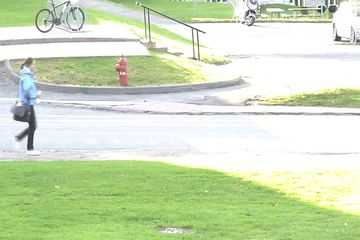
#> input picture images/A/1.jpg, 360 x 240 px, given in place of A1.jpg, which was not available
$ python brighten_images.py --source_path ../images/A --destination_path out
#> lines starting #> are read from the running program, lines starting #| are printed output that depends on the picture
from tqdm import tqdm
import cv2
import os
import argparse


parser = argparse.ArgumentParser()
parser.add_argument('-s', "--source_path", type=str, required=True, help="path of the directory with images")
parser.add_argument('-d', "--destination_path", type=str, required=True, help="path of the destination directory")
args = parser.parse_args()


def brighten_images(source_path, destination_path):
#> called with source_path = '../images/A', destination_path = 'out'
    if not os.path.exists(destination_path):
        os.mkdir(destination_path)

    img_names = [file for file in os.listdir(source_path) if not file.startswith(".")]
    for name in tqdm(img_names):
        img = cv2.imread(source_path+name)
#> img is the input picture: shape (240, 360, 3); mean B, G, R 187.7, 221.5, 206.6
        new_img = 85 * img
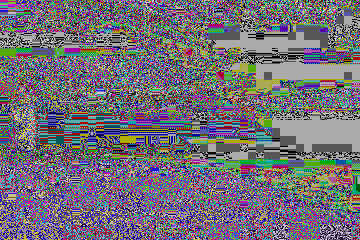
#> new_img: shape (240, 360, 3); mean B, G, R 118.6, 109.3, 112.8
        cv2.imwrite(destination_path+name, new_img)
#> pass 2 of the loop in brighten_images, `for name in tqdm(img_names):`:
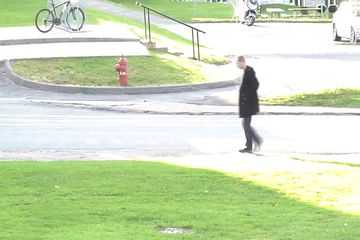
#> input picture images/A/2.jpg, 360 x 240 px, given in place of A2.jpg, which was not available
#> in brighten_images, img is the input picture: shape (240, 360, 3); mean B, G, R 186, 220.3, 205.3
#> in brighten_images, `new_img = 85 * img`:
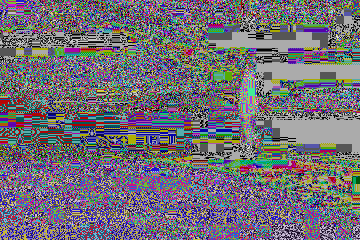
#> new_img: shape (240, 360, 3); mean B, G, R 118.5, 109, 113


if __name__ == "__main__":
    brighten_images(args.source_path, args.destination_path)
